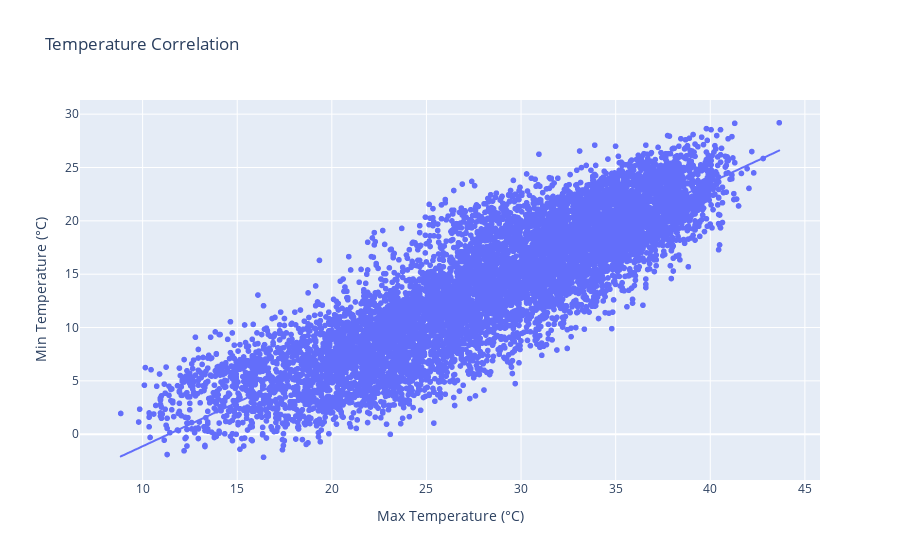

Source (notebook cell):
### Markdown cell above
#### Correlation

### Code cell
# Scatter Plot for temperature correlation
fig_scatter_temperature = px.scatter(data, x='temperature_2m_max', y='temperature_2m_min', trendline='ols', title='Temperature Correlation',
                                     labels={'temperature_2m_max': 'Max Temperature (°C)', 'temperature_2m_min': 'Min Temperature (°C)'})
fig_scatter_temperature.show()

### Figure 1 — Plotly figure (JSON) as saved in the notebook; plotly's stock layout.template omitted (floating-point values rounded to 4 significant figures; data arrays with more than 128 entries replaced by an {"elided": "..."} marker saying what was removed)
{"data": [{"hovertemplate": "Max Temperature (°C)=%{x}<br>Min Temperature (°C)=%{y}<extra></extra>", "legendgroup": "", "marker": {"color": "#636efa", "symbol": "circle"}, "mode": "markers", "name": "", "showlegend": false, "type": "scattergl", "x": {"elided": "8711 float values"}, "xaxis": "x", "y": {"elided": "8711 float values"}, "yaxis": "y"}, {"hovertemplate": "<b>OLS trendline</b><br>temperature_2m_min = 0.824004 * temperature_2m_max + -9.37117<br>R<sup>2</sup>=0.755322<br><br>Max Temperature (°C)=%{x}<br>Min Temperature (°C)=%{y} <b>(trend)</b><extra></extra>", "legendgroup": "", "marker": {"color": "#636efa", "symbol": "circle"}, "mode": "lines", "name": "", "showlegend": false, "type": "scattergl", "x": {"elided": "8711 float values"}, "xaxis": "x", "y": {"elided": "8711 float values"}, "yaxis": "y"}], "layout": {"legend": {"tracegroupgap": 0}, "title": {"text": "Temperature Correlation"}, "xaxis": {"anchor": "y", "domain": [0, 1], "title": {"text": "Max Temperature (°C)"}}, "yaxis": {"anchor": "x", "domain": [0, 1], "title": {"text": "Min Temperature (°C)"}}}}
